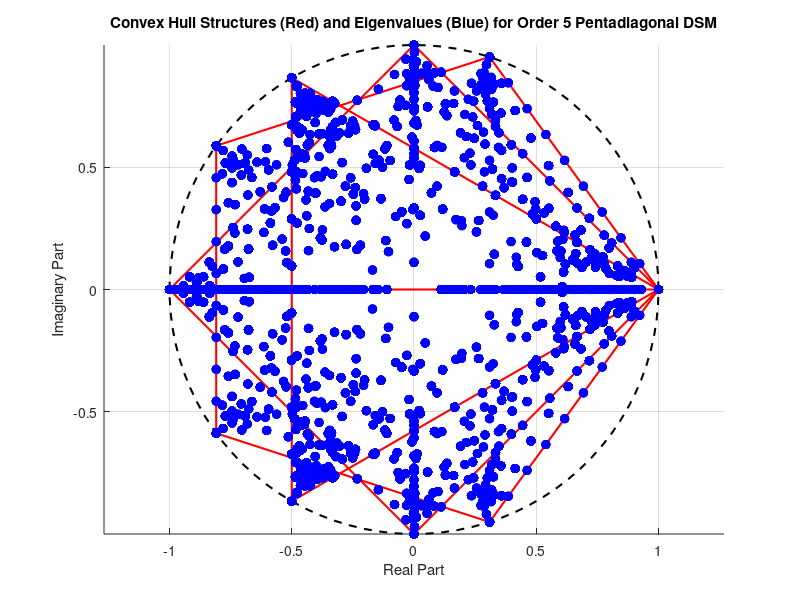

MATLAB code to generate this figure:
function generate_pentadiagonal_dsm_convex_hull_order5()
    % Step 1: Generate and plot convex hull structures for n = 1,2,3,4,5 (in red)
    figure;
    hold on;

    % Plot unit circle
    t = linspace(0, 2*pi, 100);
    plot(cos(t), sin(t), 'k--', 'LineWidth', 1.5);
    
    for n = 1:5
        theta = linspace(0, 2*pi, n+1);
        theta(end) = [];
        roots_unity = exp(1i * theta);

        x = real(roots_unity);
        y = imag(roots_unity);
        
        if n == 1
            plot(x, y, 'ro', 'MarkerFaceColor', 'r');
        elseif n == 2
            plot(x, y, 'ro', 'MarkerFaceColor', 'r');
            plot(x, y, 'r-', 'LineWidth', 1.5);
        else
            k = convhull(x, y);
            plot(x, y, 'ro', 'MarkerFaceColor', 'r');
            plot(x(k), y(k), 'r-', 'LineWidth', 1.5);
        end
    end

    % Step 2: Generate and print valid pentadiagonal permutation matrices
    perms_list = generate_pentadiagonal_permutations(5);

    fprintf('\n=== Valid Pentadiagonal Permutation Matrices for Order 5 ===\n');
    num_valid = length(perms_list);
    fprintf('Total valid matrices found: %d\n', num_valid);
    
    for i = 1:num_valid
        fprintf('\nMatrix P%d:\n', i);
        disp(perms_list{i});
    end

    % Step 3: Generate valid ordered pairs (P1, P2) for convex combinations
    pairs = nchoosek(1:num_valid, 2); % Get unordered pairs
    pairs = [pairs; flip(pairs, 2)]; % Convert to ordered pairs

    num_combinations = 10;
    alpha_values = linspace(0, 1, num_combinations);

    eigenvalues_all = [];

    % Compute eigenvalues without printing matrices
    for pair_idx = 1:size(pairs, 1)
        P1 = perms_list{pairs(pair_idx, 1)};
        P2 = perms_list{pairs(pair_idx, 2)};
        
        for alpha_idx = 1:num_combinations
            alpha = alpha_values(alpha_idx);
            A = alpha * P1 + (1 - alpha) * P2;
            eigenvalues = eig(A);
            eigenvalues_all = [eigenvalues_all; eigenvalues]; %#ok<AGROW>
        end
    end

    % Step 4: Plot eigenvalues (in blue)
    plot(real(eigenvalues_all), imag(eigenvalues_all), 'bo', 'MarkerFaceColor', 'b'); 

    % Step 5: Final plot adjustments
    axis equal;
    grid on;
    title('Convex Hull Structures (Red) and Eigenvalues (Blue) for Order 5 Pentadiagonal DSM');
    xlabel('Real Part');
    ylabel('Imaginary Part');
    hold off;
end

function perms_list = generate_pentadiagonal_permutations(n)
    P_all = perms(1:n);
    perms_list = {};
    
    for i = 1:size(P_all, 1)
        P = zeros(n);
        for j = 1:n
            P(j, P_all(i, j)) = 1;
        end
        
        is_valid = true;
        for row = 1:n
            col = P_all(i, row);
            if abs(row - col) > 2  
                is_valid = false;
                break;
            end
        end
        
        % Exclude matrices with 1s at (1,4), (1,5), (4,1), (5,1), (5,2), (2,5)
        if is_valid && P(1,4) == 0 && P(1,5) == 0 && P(4,1) == 0 && ...
                      P(5,1) == 0 && P(5,2) == 0 && P(2,5) == 0
            perms_list{end+1} = P; %#ok<AGROW>
        end
    end
end
